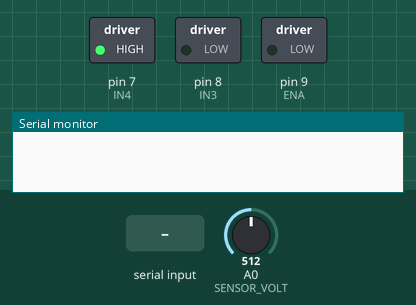
A sketch run on a simulated Arduino Uno, built with avr-gcc and run on an emulated ATmega328P. Parts: switched loads named in the sketch (green lamp = pin HIGH), the last lines printed to the serial monitor. Inputs (shaded band) come from the test bench; at power-on: A0 (SENSOR_VOLT) = 512.

Above: at 1.2 s.
1.3 s: "S90\n" received over Serial
At 1.46 s:
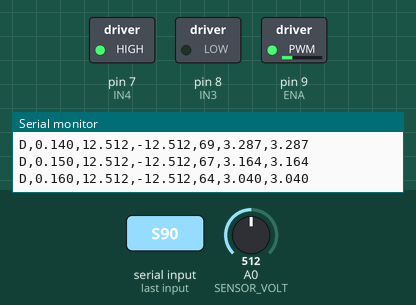
3.2 s: A0 (SENSOR_VOLT) set to 15
6.2 s: "S,45\n" received over Serial
At 6.33 s:
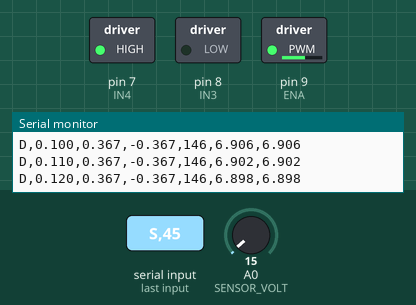
9.2 s: A0 (SENSOR_VOLT) set to 35
12.2 s: A0 (SENSOR_VOLT) set to 122
Timing chart, 0 to 15.2 s (numbered marks = the images above; inputs shaded):
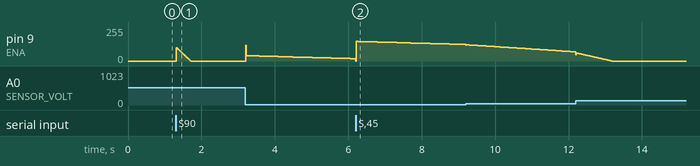

Measured:
- after the input at 1.3 s, pin 9 (ENA): rises from 0/255 to 101/255 in 0.01 s, then falls to 0/255 in 0.39 s

The sketch:

PID_MotorGenerador__1_.ino
```cpp
// ============================================================
//  Controlador PID discreto (forma incremental / velocidad)
//  Planta: motor - generador DC
//  Control en VOLTIOS, parametros por serial desde la HMI
// ============================================================
//
//  PROTOCOLO SERIAL
//  ----------------
//  Recibe:
//    P,kp,ti,td,ts   -> carga parametros (solo con el motor detenido)
//    B,bias,vfuente  -> punto de operacion y voltaje de la fuente
//    S,ref           -> inicia el control con esa consigna
//    R,ref           -> cambia la consigna en caliente
//    X               -> detiene, PWM a cero
//    Q               -> consulta los parametros actuales
//
//  Envia:
//    D,tiempo,voltaje,error,pwm,u_f,u_sat  -> una linea por muestra
//       u_f   = salida del controlador antes de saturar  (voltios)
//       u_sat = lo que realmente recibe el motor          (voltios)
//    OK_PARAM / OK_START / OK_STOP / PARAM,...
// ============================================================

// --- Parametros del controlador ---
float Kp = 0.163414;
float Ti = 0.165463865649618;
float Td = 0.018299369825879;
float Ts = 0.01;              // segundos
float q0, q1, q2;

unsigned long TsMs = 10;      // Ts en milisegundos

// --- Escala del sensor ---
const float CUENTAS_POR_VOLT = 1023.0 / 25.0;

// --- Punto de operacion y actuador ---
// El controlador trabaja en VOLTIOS (igual que el modelo de Simulink).
// BIAS es la parte fija que la identificacion incremental no cubre.
float BIAS          = 7.0;    // voltios que se le mandan al motor en reposo
float VOLT_FUENTE   = 12.0;   // alimentacion del motor
float PWM_POR_VOLT  = 255.0 / 12.0;

// --- Variables del Sistema ---
float puntoConsigna = 0.0;    // VOLTIOS
float valorProceso;
float error;
float errorAnterior;
float errorPrevio;
float salidaControl;          // VOLTIOS (salida del controlador)
float salidaControlAnterior;
int   pwmAplicado = 0;        // lo que realmente recibe el motor

bool controlActivo = false;

unsigned long tiempoActual, tiempoAnterior, tiempoInicio;

// --- Pines de Hardware ---
#define ENA          9
#define IN3          8
#define IN4          7
#define SENSOR_VOLT  A0

// ------------------------------------------------------------
void calcularConstantes()
{
    q0 =  Kp * (1.0 + Ts / (2.0 * Ti) + Td / Ts);
    q1 = -Kp * (1.0 - Ts / (2.0 * Ti) + (2.0 * Td) / Ts);
    q2 =  Kp * (Td / Ts);
}

void reiniciarEstado()
{
    error                 = 0.0;
    errorAnterior         = 0.0;
    errorPrevio           = 0.0;
    salidaControl         = 0.0;
    salidaControlAnterior = 0.0;
    pwmAplicado           = 0;
    analogWrite(ENA, 0);
}

void enviarParametros()
{
    Serial.print("PARAM,");
    Serial.print(Kp, 6);  Serial.print(",");
    Serial.print(Ti, 6);  Serial.print(",");
    Serial.print(Td, 6);  Serial.print(",");
    Serial.print(Ts, 4);  Serial.print(",");
    Serial.print(BIAS, 3); Serial.print(",");
    Serial.println(VOLT_FUENTE, 2);
}

// ------------------------------------------------------------
void procesarComando()
{
    if (!Serial.available()) return;

    String linea = Serial.readStringUntil('\n');
    linea.trim();
    if (linea.length() == 0) return;

    char cmd = linea.charAt(0);

    // ---- Cargar parametros ----
    if (cmd == 'P')
    {
        int p1 = linea.indexOf(',');
        int p2 = linea.indexOf(',', p1 + 1);
        int p3 = linea.indexOf(',', p2 + 1);
        int p4 = linea.indexOf(',', p3 + 1);

        if (p1 < 0 || p2 < 0 || p3 < 0 || p4 < 0) return;

        float nKp = linea.substring(p1 + 1, p2).toFloat();
        float nTi = linea.substring(p2 + 1, p3).toFloat();
        float nTd = linea.substring(p3 + 1, p4).toFloat();
        float nTs = linea.substring(p4 + 1).toFloat();

        // Ti y Ts no pueden ser cero (van en denominadores)
        if (nTi <= 0.0) return;
        if (nTs <= 0.0) return;

        Kp = nKp;  Ti = nTi;  Td = nTd;  Ts = nTs;

        TsMs = (unsigned long)(Ts * 1000.0);
        if (TsMs < 1) TsMs = 1;

        calcularConstantes();
        reiniciarEstado();
        controlActivo = false;

        Serial.println("OK_PARAM");
    }

    // ---- Iniciar control ----
    else if (cmd == 'S')
    {
        int p1 = linea.indexOf(',');
        if (p1 > 0)
        {
            float v = linea.substring(p1 + 1).toFloat();
            if (v >= 0.0 && v <= 25.0) puntoConsigna = v;
        }

        reiniciarEstado();

        tiempoAnterior = millis();
        tiempoInicio   = tiempoAnterior;
        controlActivo  = true;

        Serial.println("OK_START");
    }

    // ---- Cambiar consigna en caliente ----
    else if (cmd == 'R')
    {
        int p1 = linea.indexOf(',');
        if (p1 > 0)
        {
            float v = linea.substring(p1 + 1).toFloat();
            if (v >= 0.0 && v <= 25.0) puntoConsigna = v;
        }
    }

    // ---- Detener ----
    else if (cmd == 'X')
    {
        controlActivo = false;
        reiniciarEstado();
        Serial.println("OK_STOP");
    }

    // ---- Bias y voltaje de fuente ----
    else if (cmd == 'B')
    {
        int p1 = linea.indexOf(',');
        int p2 = linea.indexOf(',', p1 + 1);
        if (p1 < 0 || p2 < 0) return;

        float nBias = linea.substring(p1 + 1, p2).toFloat();
        float nVf   = linea.substring(p2 + 1).toFloat();

        if (nVf <= 0.0) return;
        if (nBias < 0.0 || nBias > nVf) return;

        BIAS         = nBias;
        VOLT_FUENTE  = nVf;
        PWM_POR_VOLT = 255.0 / VOLT_FUENTE;

        reiniciarEstado();
        controlActivo = false;

        Serial.println("OK_BIAS");
    }

    // ---- Consultar parametros ----
    else if (cmd == 'Q')
    {
        enviarParametros();
    }
}

// ------------------------------------------------------------
void setup()
{
    Serial.begin(115200);

    pinMode(ENA, OUTPUT);
    pinMode(IN3, OUTPUT);
    pinMode(IN4, OUTPUT);

    digitalWrite(IN3, LOW);
    digitalWrite(IN4, HIGH);

    analogWrite(ENA, 0);

    TsMs = (unsigned long)(Ts * 1000.0);
    PWM_POR_VOLT = 255.0 / VOLT_FUENTE;
    calcularConstantes();
    reiniciarEstado();

    tiempoAnterior = millis();
}

// ------------------------------------------------------------
void loop()
{
    procesarComando();

    if (!controlActivo) return;

    tiempoActual = millis();

    if (tiempoActual - tiempoAnterior >= TsMs)
    {
        // 1. Leer el sensor y pasarlo a voltios
        int adc = analogRead(SENSOR_VOLT);
        valorProceso = adc / CUENTAS_POR_VOLT;

        // 2. Error en voltios
        error = puntoConsigna - valorProceso;

        // 3. Salida del controlador, en VOLTIOS
        salidaControl = (q0 * error)
                      + (q1 * errorAnterior)
                      + (q2 * errorPrevio)
                      + salidaControlAnterior;

        // 4. Sumar el punto de operacion  ->  U(s)_f  (antes de saturar)
        float u_f = salidaControl + BIAS;

        // 5. Saturar al rango del actuador  ->  U(s)_sat
        float pwm = u_f * PWM_POR_VOLT;
        pwm = constrain(pwm, 0.0, 255.0);
        pwmAplicado = (int)pwm;
        float u_sat = pwm / PWM_POR_VOLT;

        // 6. Aplicar al motor
        analogWrite(ENA, pwmAplicado);

        // 7. Anti-windup: el integrador recuerda lo que REALMENTE se aplico
        salidaControlAnterior = u_sat - BIAS;
        errorPrevio           = errorAnterior;
        errorAnterior         = error;

        // 8. Temporizador
        tiempoAnterior = tiempoActual;

        // 9. Enviar muestra:  t, voltaje, error, pwm, U(s)_f, U(s)_sat
        Serial.print("D,");
        Serial.print((tiempoActual - tiempoInicio) / 1000.0, 3);  Serial.print(",");
        Serial.print(valorProceso, 3);                            Serial.print(",");
        Serial.print(error, 3);                                   Serial.print(",");
        Serial.print(pwmAplicado);                                Serial.print(",");
        Serial.print(u_f, 3);                                     Serial.print(",");
        Serial.println(u_sat, 3);
    }
}
```
